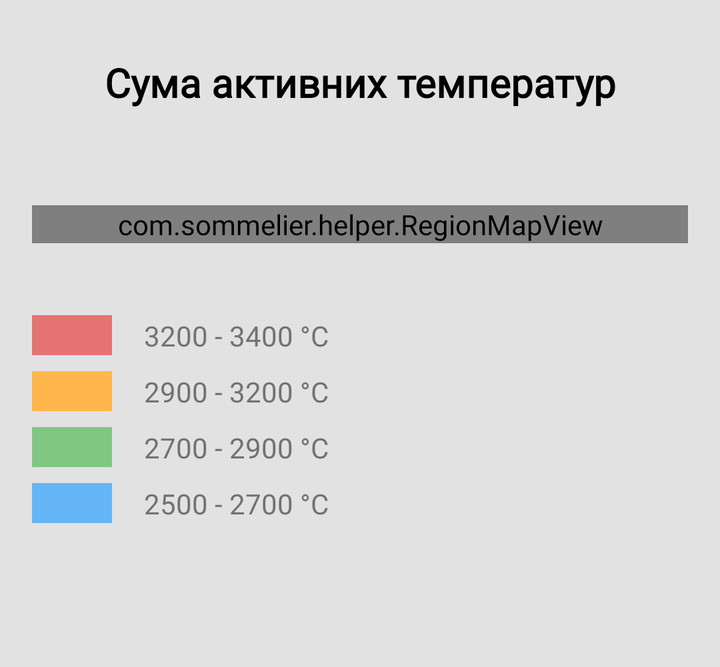
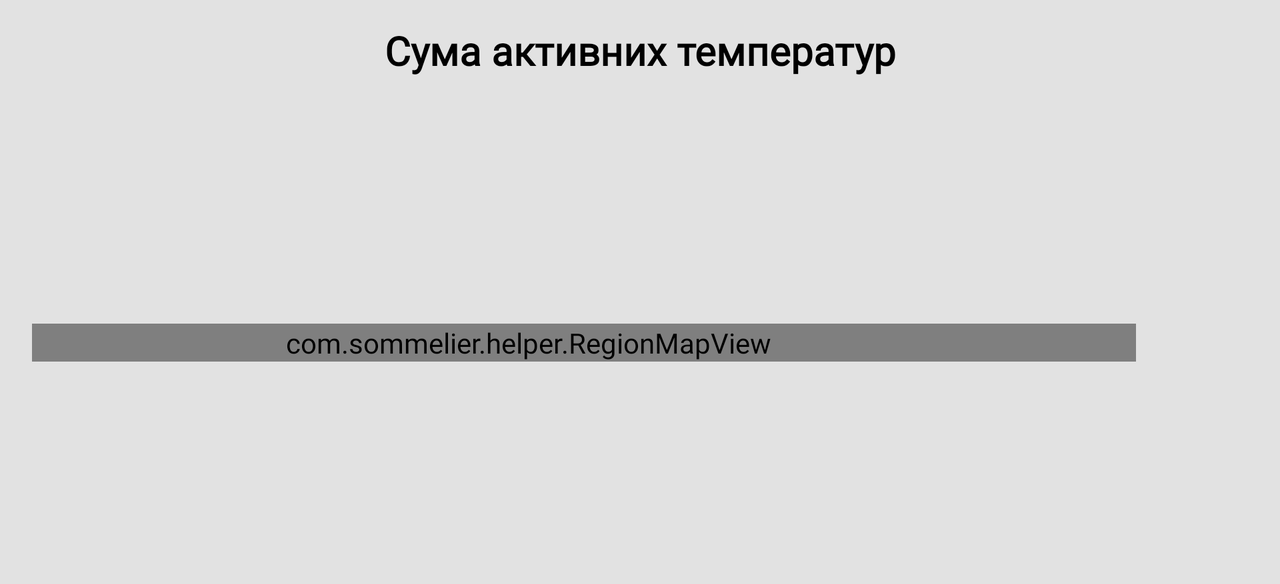

First picture: res/layout/ on a phone held upright. Second picture: the repository's own variant of that layout, on a device whose configuration matches the variant's folder. Source for both follows.
<!-- AndroidManifest.xml: application theme AppTheme -->
<!-- res/layout/region_activity.xml -->
<?xml version="1.0" encoding="utf-8"?>
<LinearLayout xmlns:android="http://schemas.android.com/apk/res/android"
    xmlns:app="http://schemas.android.com/apk/res-auto"
    xmlns:tools="http://schemas.android.com/tools"
    android:layout_width="match_parent"
    android:layout_height="wrap_content"
    android:background="@color/windowBackground"
    android:layout_gravity="center"
    android:orientation="vertical"
    android:padding="16dp">

    <TextView
        android:id="@+id/address"
        android:layout_width="match_parent"
        android:fontFamily="@font/open_sans_semi_bold"
        android:layout_height="wrap_content"
        android:gravity="center"
        android:lines="2"
        android:text="Сума активних температур"
        android:textColor="@color/textColorPrimary"
        android:textSize="20sp"
        android:textStyle="bold" />

    <Space
        android:layout_width="match_parent"
        android:layout_height="36dp"
        tools:ignore="MissingConstraints" />

    <com.sommelier.helper.RegionMapView
        android:id="@+id/mapView"
        android:layout_width="match_parent"
        android:layout_height="wrap_content" />

    <Space
        android:layout_width="match_parent"
        android:layout_height="36dp"
        tools:ignore="MissingConstraints" />

    <androidx.constraintlayout.widget.ConstraintLayout
        android:layout_width="match_parent"
        android:layout_height="160dp">

        <View
            android:id="@+id/view"
            android:layout_width="40dp"
            android:layout_height="20dp"
            android:background="@color/sat_red"
            app:layout_constraintStart_toStartOf="parent"
            app:layout_constraintTop_toTopOf="parent" />

        <View
            android:id="@+id/view2"
            android:layout_width="40dp"
            android:layout_height="20dp"
            android:layout_marginTop="8dp"
            android:background="@color/sat_orange"
            app:layout_constraintStart_toStartOf="@+id/view"
            app:layout_constraintTop_toBottomOf="@+id/view" />

        <View
            android:id="@+id/view3"
            android:layout_width="40dp"
            android:layout_height="20dp"
            android:layout_marginTop="8dp"
            android:background="@color/sat_green"
            app:layout_constraintStart_toStartOf="@+id/view2"
            app:layout_constraintTop_toBottomOf="@+id/view2" />

        <View
            android:id="@+id/view4"
            android:layout_width="40dp"
            android:layout_height="20dp"
            android:layout_marginTop="8dp"
            android:background="@color/sat_blue"
            app:layout_constraintStart_toStartOf="@+id/view3"
            app:layout_constraintTop_toBottomOf="@+id/view3" />

        <TextView
            android:id="@+id/textView"
            android:layout_width="wrap_content"
            android:fontFamily="@font/open_sans_regular"
            android:layout_height="wrap_content"
            android:layout_marginStart="16dp"
            android:gravity="center"
            android:text="@string/region_red"
            android:textColor="@color/textColorSecondary"
            android:textSize="14sp"
            app:layout_constraintBottom_toBottomOf="@+id/view"
            app:layout_constraintStart_toEndOf="@+id/view"
            app:layout_constraintTop_toTopOf="@+id/view" />

        <TextView
            android:id="@+id/textView2"
            android:layout_width="wrap_content"
            android:fontFamily="@font/open_sans_regular"
            android:layout_height="wrap_content"
            android:layout_marginStart="16dp"
            android:text="@string/region_orange"
            android:textColor="@color/textColorSecondary"
            android:textSize="14sp"
            app:layout_constraintBottom_toBottomOf="@+id/view2"
            app:layout_constraintStart_toEndOf="@+id/view2"
            app:layout_constraintTop_toTopOf="@+id/view2" />

        <TextView
            android:id="@+id/textView3"
            android:layout_width="wrap_content"
            android:layout_height="wrap_content"
            android:layout_marginStart="16dp"
            android:text="@string/region_green"
            android:fontFamily="@font/open_sans_regular"
            android:textColor="@color/textColorSecondary"
            android:textSize="14sp"
            app:layout_constraintBottom_toBottomOf="@+id/view3"
            app:layout_constraintStart_toEndOf="@+id/view3"
            app:layout_constraintTop_toTopOf="@+id/view3" />

        <TextView
            android:id="@+id/textView4"
            android:layout_width="wrap_content"
            android:layout_height="wrap_content"
            android:layout_marginStart="16dp"
            android:text="@string/region_blue"
            android:fontFamily="@font/open_sans_regular"
            android:textColor="@color/textColorSecondary"
            android:textSize="14sp"
            app:layout_constraintBottom_toBottomOf="@+id/view4"
            app:layout_constraintStart_toEndOf="@+id/view4"
            app:layout_constraintTop_toTopOf="@+id/view4" />

    </androidx.constraintlayout.widget.ConstraintLayout>


</LinearLayout>
<!-- resources referenced by this layout -->
<resources>
  <color name="sat_blue">#FF64B5F6</color>
  <color name="sat_green">#FF81C784</color>
  <color name="sat_orange">#FFFFB74D</color>
  <color name="sat_red">#FFE57373</color>
  <color name="textColorPrimary">#000000</color>
  <color name="textColorSecondary">#727272</color>
  <color name="windowBackground">#FFE2E2E2</color>
  <string name="region_blue">2500 - 2700 °C</string>
  <string name="region_green">2700 - 2900 °C</string>
  <string name="region_orange">2900 - 3200 °C</string>
  <string name="region_red">3200 - 3400 °C</string>
  <style name="AppTheme" parent="Theme.MaterialComponents.Light.NoActionBar">
          <item name="windowActionBar">false</item>
          <item name="windowNoTitle">true</item>
  
          <item name="colorPrimary">@color/colorPrimary</item>
          <item name="colorPrimaryDark">@color/colorPrimaryDark</item>
          <item name="colorAccent">@color/colorAccent</item>
  
  
          
          <item name="android:textColor">@color/textColorPrimary</item>
          <item name="android:textColorSecondary">@color/textColorSecondary</item>
          <item name="android:editTextColor">@android:color/white</item>
          <item name="android:windowBackground">@color/windowBackground</item>
          <item name="android:textColorHint">@color/textColorSecondary</item>
          <item name="android:fontFamily">@font/open_sans_regular</item>
          <item name="android:listDivider">@color/textColorSecondary</item>
  
          <item name="alertDialogTheme">@style/NetworkAlertDialog</item>
  
      </style>
  <color name="colorPrimary">#455a63</color>
  <color name="colorPrimaryDark">#37474f</color>
  <color name="colorAccent">#009688</color>
  <style name="NetworkAlertDialog" parent="Theme.MaterialComponents.DayNight.Dialog.Alert">
          
          <item name="android:textColorPrimary">@color/textColorPrimary</item>
          
          <item name="android:windowBackground">@drawable/dialog_background</item>
          
          
          
          <item name="colorAccent">@color/colorAccent</item>
          
          <item name="buttonBarPositiveButtonStyle">@style/NtDialogPositiveButton</item>
          <item name="buttonBarNegativeButtonStyle">@style/NtDialogNegativeButton</item>
          <item name="buttonBarNeutralButtonStyle">@style/NtDialogNeutralButton</item>
          
          <item name="android:lineSpacingExtra">@dimen/dialog_line_spacing</item>
          <item name="android:textSize">@dimen/dialog_text_size</item>
          <item name="android:windowTitleStyle">@style/NtDialogTitleTextAppearance</item>
      </style>
  <style name="NtDialogPositiveButton" parent="NtDialogButton">
          
          
      </style>
  <style name="NtDialogNegativeButton" parent="NtDialogButton">
          <item name="android:textColor">@color/colorAccent</item>
          <item name="android:fontFamily">@font/open_sans_regular</item>
      </style>
  <style name="NtDialogNeutralButton" parent="NtDialogButton" />
  <dimen name="dialog_line_spacing">2dp</dimen>
  <dimen name="dialog_text_size">16sp</dimen>
  <style name="NtDialogTitleTextAppearance" parent="TextAppearance.AppCompat.Title">
          <item name="android:textSize">@dimen/dialog_title_size</item>
          <item name="android:fontFamily">@font/open_sans_semi_bold</item>
      </style>
  <style name="NtDialogButton" parent="@style/Widget.MaterialComponents.Button.TextButton.Dialog">
          
          <item name="android:textColor">@color/colorAccent</item>
          <item name="android:textSize">@dimen/dialog_buttons_size</item>
      </style>
  <dimen name="dialog_title_size">20sp</dimen>
  <dimen name="dialog_buttons_size">14sp</dimen>
</resources>
<!-- res/layout-land/region_activity.xml (the repository's variant of the layout above) -->
<!-- drawn on the phone turned sideways -->
<?xml version="1.0" encoding="utf-8"?>
<LinearLayout xmlns:android="http://schemas.android.com/apk/res/android"
    xmlns:app="http://schemas.android.com/apk/res-auto"
    android:layout_width="match_parent"
    android:layout_height="wrap_content"
    xmlns:tools="http://schemas.android.com/tools"
    android:background="@color/windowBackground"
    android:orientation="vertical">

    <TextView
        android:id="@+id/address"
        android:layout_width="match_parent"
        android:layout_height="wrap_content"
        android:fontFamily="@font/open_sans_semi_bold"
        android:gravity="center"
        android:lines="2"
        android:text="Сума активних температур"
        android:textColor="@color/textColorPrimary"
        android:textSize="20sp"
        android:textStyle="bold" />

    <LinearLayout
        android:layout_width="match_parent"
        android:layout_height="wrap_content"
        android:gravity="center"
        android:orientation="horizontal"
        android:padding="16dp">


        
        
        
        

        <com.sommelier.helper.RegionMapView
            android:id="@+id/mapView"
            android:layout_width="match_parent"
            android:layout_height="wrap_content" />

        <Space
            tools:ignore="MissingConstraints"
            android:layout_width="112dp"
            android:layout_height="match_parent" />

        <androidx.constraintlayout.widget.ConstraintLayout
            android:layout_width="wrap_content"
            android:layout_height="wrap_content"
            android:layout_gravity="bottom|right">

            <View
                android:id="@+id/view"
                android:layout_width="40dp"
                android:layout_height="20dp"
                android:background="@color/sat_red"
                app:layout_constraintStart_toStartOf="parent"
                app:layout_constraintTop_toTopOf="parent" />


            <View
                android:id="@+id/view2"
                android:layout_width="40dp"
                android:layout_height="20dp"
                android:layout_marginTop="8dp"
                android:background="@color/sat_orange"
                app:layout_constraintStart_toStartOf="@+id/view"
                app:layout_constraintTop_toBottomOf="@+id/view" />

            <View
                android:id="@+id/view3"
                android:layout_width="40dp"
                android:layout_height="20dp"
                android:layout_marginTop="8dp"
                android:background="@color/sat_green"
                app:layout_constraintStart_toStartOf="@+id/view2"
                app:layout_constraintTop_toBottomOf="@+id/view2" />

            <View
                android:id="@+id/view4"
                android:layout_width="40dp"
                android:layout_height="20dp"
                android:layout_marginTop="8dp"
                android:background="@color/sat_blue"
                app:layout_constraintStart_toStartOf="@+id/view3"
                app:layout_constraintTop_toBottomOf="@+id/view3" />

            <TextView
                android:id="@+id/textView"
                android:layout_width="wrap_content"
                android:layout_height="wrap_content"
                android:fontFamily="@font/open_sans_regular"
                android:layout_marginStart="16dp"
                android:gravity="center"
                android:text="@string/region_red"
                android:textColor="@color/textColorSecondary"
                android:textSize="14sp"
                app:layout_constraintBottom_toBottomOf="@+id/view"
                app:layout_constraintStart_toEndOf="@+id/view"
                app:layout_constraintTop_toTopOf="@+id/view" />

            <TextView
                android:id="@+id/textView2"
                android:layout_width="wrap_content"
                android:layout_height="wrap_content"
                android:layout_marginStart="16dp"
                android:fontFamily="@font/open_sans_regular"
                android:text="@string/region_orange"
                android:textColor="@color/textColorSecondary"
                android:textSize="14sp"
                app:layout_constraintBottom_toBottomOf="@+id/view2"
                app:layout_constraintStart_toEndOf="@+id/view2"
                app:layout_constraintTop_toTopOf="@+id/view2" />

            <TextView
                android:id="@+id/textView3"
                android:layout_width="wrap_content"
                android:layout_height="wrap_content"
                android:fontFamily="@font/open_sans_regular"
                android:layout_marginStart="16dp"
                android:text="@string/region_green"
                android:textColor="@color/textColorSecondary"
                android:textSize="14sp"
                app:layout_constraintBottom_toBottomOf="@+id/view3"
                app:layout_constraintStart_toEndOf="@+id/view3"
                app:layout_constraintTop_toTopOf="@+id/view3" />

            <TextView
                android:id="@+id/textView4"
                android:fontFamily="@font/open_sans_regular"
                android:layout_width="wrap_content"
                android:layout_height="wrap_content"
                android:layout_marginStart="16dp"
                android:text="@string/region_blue"
                android:textColor="@color/textColorSecondary"
                android:textSize="14sp"
                app:layout_constraintBottom_toBottomOf="@+id/view4"
                app:layout_constraintStart_toEndOf="@+id/view4"
                app:layout_constraintTop_toTopOf="@+id/view4" />


        </androidx.constraintlayout.widget.ConstraintLayout>


    </LinearLayout>
</LinearLayout>
